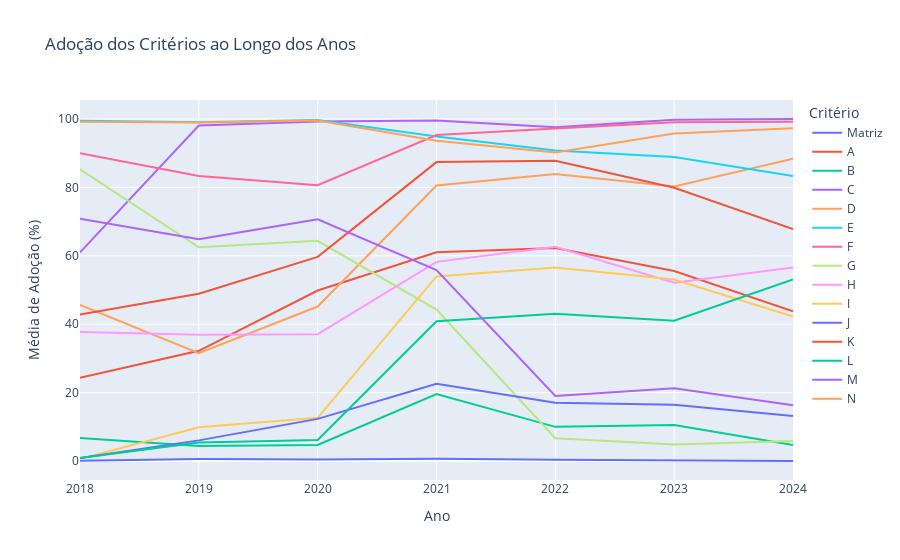

The notebook cell saved with this chart:
### Markdown cell above
### Gráfico 6.1

### Code cell
# Carregar o DataFrame
df = pd.read_csv("relatorios.csv")

# Substituir valores #NULL! e strings vazias por NaN
df = df.replace("#NULL!", "", regex=True)
df = df.replace("", np.nan)

# Definir os critérios
raw_data = ["Matriz de Achados?",
            "a. Questões de Auditoria",
            "b. Subquestões de Auditoria",
            "c. Descrição sumária",
            "d. Critério (O que deveria ser)",
            "e. Condição ou situação encontrada (O que é) [achados]",
            "f. Evidências",
            "g. Informação extraída das evidências",
            "h. Causas",
            "i. Efeitos",
            "j. Boas Práticas",
            "k. Recomendações",
            "l. Benefícios esperados",
            "m. Manifestação",
            "n. Conclusões"]

# Renomear as colunas para nomes mais curtos e legíveis
renomear_dict = {
    "Matriz de Achados?": "Matriz",
    "a. Questões de Auditoria": "A",
    "b. Subquestões de Auditoria": "B",
    "c. Descrição sumária": "C",
    "d. Critério (O que deveria ser)": "D",
    "e. Condição ou situação encontrada (O que é) [achados]": "E",
    "f. Evidências": "F",
    "g. Informação extraída das evidências": "G",
    "h. Causas": "H",
    "i. Efeitos": "I",
    "j. Boas Práticas": "J",
    "k. Recomendações": "K",
    "l. Benefícios esperados": "L",
    "m. Manifestação": "M",
    "n. Conclusões": "N"
}

# Renomear as colunas no DataFrame
df = df.rename(columns=renomear_dict)

# Converter as colunas renomeadas para tipo float
renamed_columns = list(renomear_dict.values())
df[renamed_columns] = df[renamed_columns].astype("float")

# Agrupar por ano e calcular a média para cada critério
df_grouped_by_year = df.groupby("Ano")[renamed_columns].mean().reset_index()

# Converter as médias para porcentagens (0 a 100%)
df_grouped_by_year[renamed_columns] = df_grouped_by_year[renamed_columns] * 100

# Transformar o DataFrame em formato longo (long format) para facilitar visualização com Plotly
df_long = df_grouped_by_year.melt(id_vars="Ano", var_name="Critério", value_name="Média de Adoção")

# Criar o gráfico de linha interativo com valores de 0 a 100%
fig = px.line(df_long, x="Ano", y="Média de Adoção", color="Critério",
              title="Adoção dos Critérios ao Longo dos Anos",
              labels={"Média de Adoção": "Média de Adoção (%)", "Ano": "Ano", "Critério": "Critério"})

# Atualizar o layout para ajustar os rótulos e exibir as porcentagens corretamente
fig.update_layout(
    yaxis=dict(title='Média de Adoção (%)'),
    hoverlabel=dict(
        namelength=-1  # Mostrar o nome completo no balão
    )
)

# Exibir o gráfico
fig.show()

### Figure 1 — Plotly figure (JSON) as saved in the notebook; plotly's stock layout.template omitted (floating-point values rounded to 4 significant figures)
{"data": [{"hovertemplate": "Critério=Matriz<br>Ano=%{x}<br>Média de Adoção (%)=%{y}<extra></extra>", "legendgroup": "Matriz", "line": {"color": "#636efa", "dash": "solid"}, "marker": {"symbol": "circle"}, "mode": "lines", "name": "Matriz", "orientation": "v", "showlegend": true, "type": "scatter", "x": ["2018", "2019", "2020", "2021", "2022", "2023", "2024"], "xaxis": "x", "y": [0.05345, 0.5556, 0.4399, 0.6424, 0.3697, 0.1916, 0], "yaxis": "y"}, {"hovertemplate": "Critério=A<br>Ano=%{x}<br>Média de Adoção (%)=%{y}<extra></extra>", "legendgroup": "A", "line": {"color": "#EF553B", "dash": "solid"}, "marker": {"symbol": "circle"}, "mode": "lines", "name": "A", "orientation": "v", "showlegend": true, "type": "scatter", "x": ["2018", "2019", "2020", "2021", "2022", "2023", "2024"], "xaxis": "x", "y": [24.32, 32.22, 49.85, 61.02, 62.29, 55.56, 43.8], "yaxis": "y"}, {"hovertemplate": "Critério=B<br>Ano=%{x}<br>Média de Adoção (%)=%{y}<extra></extra>", "legendgroup": "B", "line": {"color": "#00cc96", "dash": "solid"}, "marker": {"symbol": "circle"}, "mode": "lines", "name": "B", "orientation": "v", "showlegend": true, "type": "scatter", "x": ["2018", "2019", "2020", "2021", "2022", "2023", "2024"], "xaxis": "x", "y": [6.742, 4.365, 4.692, 19.56, 9.982, 10.54, 4.651], "yaxis": "y"}, {"hovertemplate": "Critério=C<br>Ano=%{x}<br>Média de Adoção (%)=%{y}<extra></extra>", "legendgroup": "C", "line": {"color": "#ab63fa", "dash": "solid"}, "marker": {"symbol": "circle"}, "mode": "lines", "name": "C", "orientation": "v", "showlegend": true, "type": "scatter", "x": ["2018", "2019", "2020", "2021", "2022", "2023", "2024"], "xaxis": "x", "y": [60.98, 98.1, 99.27, 99.53, 97.6, 99.81, 100], "yaxis": "y"}, {"hovertemplate": "Critério=D<br>Ano=%{x}<br>Média de Adoção (%)=%{y}<extra></extra>", "legendgroup": "D", "line": {"color": "#FFA15A", "dash": "solid"}, "marker": {"symbol": "circle"}, "mode": "lines", "name": "D", "orientation": "v", "showlegend": true, "type": "scatter", "x": ["2018", "2019", "2020", "2021", "2022", "2023", "2024"], "xaxis": "x", "y": [45.64, 31.51, 45.16, 80.55, 83.92, 80.27, 88.37], "yaxis": "y"}, {"hovertemplate": "Critério=E<br>Ano=%{x}<br>Média de Adoção (%)=%{y}<extra></extra>", "legendgroup": "E", "line": {"color": "#19d3f3", "dash": "solid"}, "marker": {"symbol": "circle"}, "mode": "lines", "name": "E", "orientation": "v", "showlegend": true, "type": "scatter", "x": ["2018", "2019", "2020", "2021", "2022", "2023", "2024"], "xaxis": "x", "y": [99.52, 99.05, 99.71, 94.89, 90.76, 88.89, 83.33], "yaxis": "y"}, {"hovertemplate": "Critério=F<br>Ano=%{x}<br>Média de Adoção (%)=%{y}<extra></extra>", "legendgroup": "F", "line": {"color": "#FF6692", "dash": "solid"}, "marker": {"symbol": "circle"}, "mode": "lines", "name": "F", "orientation": "v", "showlegend": true, "type": "scatter", "x": ["2018", "2019", "2020", "2021", "2022", "2023", "2024"], "xaxis": "x", "y": [90.01, 83.32, 80.65, 95.33, 97.23, 99.04, 99.22], "yaxis": "y"}, {"hovertemplate": "Critério=G<br>Ano=%{x}<br>Média de Adoção (%)=%{y}<extra></extra>", "legendgroup": "G", "line": {"color": "#B6E880", "dash": "solid"}, "marker": {"symbol": "circle"}, "mode": "lines", "name": "G", "orientation": "v", "showlegend": true, "type": "scatter", "x": ["2018", "2019", "2020", "2021", "2022", "2023", "2024"], "xaxis": "x", "y": [85.3, 62.51, 64.37, 44.28, 6.654, 4.789, 5.814], "yaxis": "y"}, {"hovertemplate": "Critério=H<br>Ano=%{x}<br>Média de Adoção (%)=%{y}<extra></extra>", "legendgroup": "H", "line": {"color": "#FF97FF", "dash": "solid"}, "marker": {"symbol": "circle"}, "mode": "lines", "name": "H", "orientation": "v", "showlegend": true, "type": "scatter", "x": ["2018", "2019", "2020", "2021", "2022", "2023", "2024"], "xaxis": "x", "y": [37.73, 36.9, 37.1, 58.23, 62.66, 52.11, 56.59], "yaxis": "y"}, {"hovertemplate": "Critério=I<br>Ano=%{x}<br>Média de Adoção (%)=%{y}<extra></extra>", "legendgroup": "I", "line": {"color": "#FECB52", "dash": "solid"}, "marker": {"symbol": "circle"}, "mode": "lines", "name": "I", "orientation": "v", "showlegend": true, "type": "scatter", "x": ["2018", "2019", "2020", "2021", "2022", "2023", "2024"], "xaxis": "x", "y": [0.5879, 9.841, 12.61, 53.97, 56.56, 53.07, 42.25], "yaxis": "y"}, {"hovertemplate": "Critério=J<br>Ano=%{x}<br>Média de Adoção (%)=%{y}<extra></extra>", "legendgroup": "J", "line": {"color": "#636efa", "dash": "solid"}, "marker": {"symbol": "circle"}, "mode": "lines", "name": "J", "orientation": "v", "showlegend": true, "type": "scatter", "x": ["2018", "2019", "2020", "2021", "2022", "2023", "2024"], "xaxis": "x", "y": [0.9086, 6.032, 12.32, 22.57, 17.01, 16.48, 13.18], "yaxis": "y"}, {"hovertemplate": "Critério=K<br>Ano=%{x}<br>Média de Adoção (%)=%{y}<extra></extra>", "legendgroup": "K", "line": {"color": "#EF553B", "dash": "solid"}, "marker": {"symbol": "circle"}, "mode": "lines", "name": "K", "orientation": "v", "showlegend": true, "type": "scatter", "x": ["2018", "2019", "2020", "2021", "2022", "2023", "2024"], "xaxis": "x", "y": [42.81, 48.89, 59.68, 87.4, 87.8, 79.89, 67.83], "yaxis": "y"}, {"hovertemplate": "Critério=L<br>Ano=%{x}<br>Média de Adoção (%)=%{y}<extra></extra>", "legendgroup": "L", "line": {"color": "#00cc96", "dash": "solid"}, "marker": {"symbol": "circle"}, "mode": "lines", "name": "L", "orientation": "v", "showlegend": true, "type": "scatter", "x": ["2018", "2019", "2020", "2021", "2022", "2023", "2024"], "xaxis": "x", "y": [0.9086, 5.397, 6.158, 40.87, 43.07, 41.0, 53.1], "yaxis": "y"}, {"hovertemplate": "Critério=M<br>Ano=%{x}<br>Média de Adoção (%)=%{y}<extra></extra>", "legendgroup": "M", "line": {"color": "#ab63fa", "dash": "solid"}, "marker": {"symbol": "circle"}, "mode": "lines", "name": "M", "orientation": "v", "showlegend": true, "type": "scatter", "x": ["2018", "2019", "2020", "2021", "2022", "2023", "2024"], "xaxis": "x", "y": [70.82, 64.84, 70.67, 55.83, 19.04, 21.26, 16.28], "yaxis": "y"}, {"hovertemplate": "Critério=N<br>Ano=%{x}<br>Média de Adoção (%)=%{y}<extra></extra>", "legendgroup": "N", "line": {"color": "#FFA15A", "dash": "solid"}, "marker": {"symbol": "circle"}, "mode": "lines", "name": "N", "orientation": "v", "showlegend": true, "type": "scatter", "x": ["2018", "2019", "2020", "2021", "2022", "2023", "2024"], "xaxis": "x", "y": [99.2, 98.97, 99.56, 93.67, 90.2, 95.79, 97.29], "yaxis": "y"}], "layout": {"hoverlabel": {"namelength": -1}, "legend": {"title": {"text": "Critério"}, "tracegroupgap": 0}, "title": {"text": "Adoção dos Critérios ao Longo dos Anos"}, "xaxis": {"anchor": "y", "domain": [0, 1], "title": {"text": "Ano"}}, "yaxis": {"anchor": "x", "domain": [0, 1], "title": {"text": "Média de Adoção (%)"}}}}
